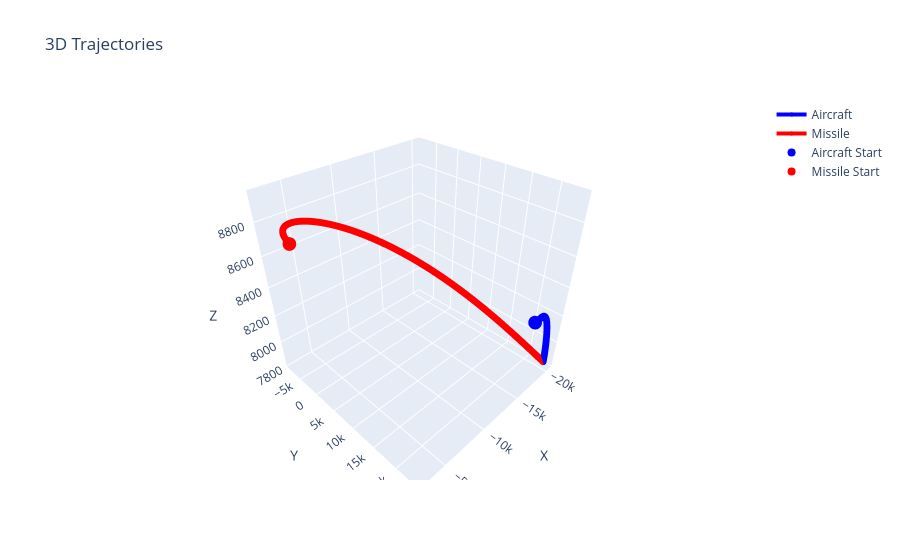

Write notebook code for a chart like this one.
### Code cell
import plotly.graph_objects as go
import numpy as np

fig = go.Figure()

ac_traj = np.array(ac_traj)
ms_traj = np.array(ms_traj)

fig.add_trace(go.Scatter3d(
    x=ac_traj[:,0],
    y=ac_traj[:,1],
    z=ac_traj[:,2],
    mode='lines+markers',  
    name='Aircraft',
    line=dict(color='blue', width=4),
    marker=dict(size=4)
))

fig.add_trace(go.Scatter3d(
    x=ms_traj[:,0],
    y=ms_traj[:,1],
    z=ms_traj[:,2],
    mode='lines+markers',
    name='Missile',
    line=dict(color='red', width=4),
    marker=dict(size=4)
))

fig.add_trace(go.Scatter3d(
    x=[ac_traj[0,0]],
    y=[ac_traj[0,1]],
    z=[ac_traj[0,2]],
    mode='markers',
    marker=dict(color='blue', size=8, symbol='circle'),
    name='Aircraft Start'
))

fig.add_trace(go.Scatter3d(
    x=[ms_traj[0,0]],
    y=[ms_traj[0,1]],
    z=[ms_traj[0,2]],
    mode='markers',
    marker=dict(color='red', size=8, symbol='circle'),
    name='Missile Start'
))

fig.update_layout(
    scene=dict(
        xaxis_title='X',
        yaxis_title='Y',
        zaxis_title='Z'
    ),
    title='3D Trajectories'
)

fig.show()

### Figure 1 — Plotly figure (JSON) as saved in the notebook; plotly's stock layout.template omitted (floating-point values rounded to 4 significant figures; data arrays with more than 128 entries replaced by an {"elided": "..."} marker saying what was removed)
{"data": [{"line": {"color": "blue", "width": 4}, "marker": {"size": 4}, "mode": "lines+markers", "name": "Aircraft", "type": "scatter3d", "x": {"elided": "6310 float values"}, "y": {"elided": "6310 float values"}, "z": {"elided": "6310 float values"}}, {"line": {"color": "red", "width": 4}, "marker": {"size": 4}, "mode": "lines+markers", "name": "Missile", "type": "scatter3d", "x": {"elided": "6310 float values"}, "y": {"elided": "6310 float values"}, "z": {"elided": "6310 float values"}}, {"marker": {"color": "blue", "size": 8, "symbol": "circle"}, "mode": "markers", "name": "Aircraft Start", "type": "scatter3d", "x": [-18320.0], "y": [22390.0], "z": [8202.0]}, {"marker": {"color": "red", "size": 8, "symbol": "circle"}, "mode": "markers", "name": "Missile Start", "type": "scatter3d", "x": [-4458.0], "y": [-8453.0], "z": [8630.0]}], "layout": {"scene": {"xaxis": {"title": {"text": "X"}}, "yaxis": {"title": {"text": "Y"}}, "zaxis": {"title": {"text": "Z"}}}, "title": {"text": "3D Trajectories"}}}
